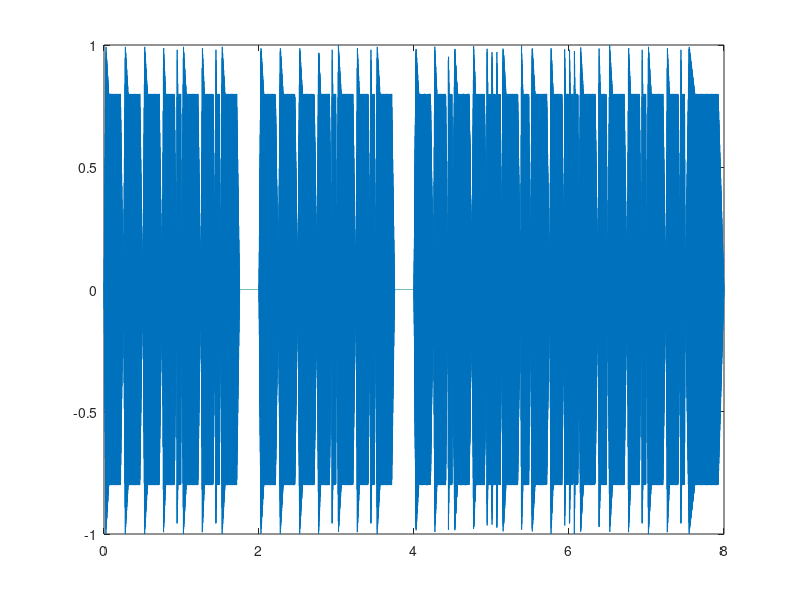

MATLAB code for this plot:
%   Benjamin Hoertnagl-Pereira
%   bhoertn1@jhu.edu
%   
%   Signals and Systems
%   Project 1
%       Part 2 - Melody Enrichment (Volume Variation)


%the set of notes
noteSet = {'A3', 'B3b', 'B3', 'C3', 'D3b', 'D3', 'E3b', 'E3', 'F3', 'G3b', 'G3', 'A4b',...
    'A4', 'B4b', 'B4', 'C4', 'D4b', 'D4', 'E4b', 'E4', 'F4', 'G4b', 'G4', 'A5b', '-'};

%the set of frequencies associated with the respective notes
freqSet = [220*2.^(0/12), 220*2.^(1/12), 220*2.^(2/12), 220*2.^(3/12), 220*2.^(4/12), 220*2.^(5/12), 220*2.^(6/12), 220*2.^(7/12), 220*2.^(8/12), 220*2.^(9/12), 220*2.^(10/12), 220*2.^(11/12),...
    220*2.^(12/12), 220*2.^(13/12), 220*2.^(14/12), 220*2.^(15/12), 220*2.^(16/12), 220*2.^(17/12), 220*2.^(18/12), 220*2.^(19/12), 220*2.^(20/12), 220*2.^(21/12), 220*2.^(22/12), 220*2.^(23/12), 0];    

%lookup table for frequencey of given note
noteFreq = containers.Map(noteSet, freqSet);

%sampling frequency
Fs = 8000;

%respective period of sampling
Ts = 1/Fs;


%loads the given .mat file
load melody3.mat;

%duration of a unit note length (default - 0.5)
noteLength = 0.25;



%total duration of piece in seconds
totalSec = 0;
for sec = score
    totalSec = totalSec + sec;
end 
totalSec = totalSec * noteLength;

%the signal array for melody, initializing
melody = zeros(1, Fs * totalSec);

i = 1;
timeMark = 1;
%iterate through each note
for n = notes
    char(n)
    dur = score(i);
    t = 0:Ts:dur * noteLength;
    dur
    
    freq = noteFreq(char(n));

    y = sin(freq*2*pi*t);
    
    %enrichment, ADSR
    a = linspace(0, 1, 0.1*dur * noteLength*Fs);
    d = linspace(1, 0.8, 0.15*dur * noteLength*Fs);
    
    %need to account for extra +1 sample,
    %round function to prevent error: size inputs must be integers
    %TODO: fix weird corner case for following durations
    if dur == 1.5 || dur == 0.75
        s = 0.8*ones(1, round(0.6*dur * noteLength*Fs) + 3);    
    else
        s = 0.8*ones(1, round(0.6*dur * noteLength*Fs) + 1);    
    end
    
    r = linspace(0.8, 0, 0.15*dur * noteLength*Fs);
    enrich = [a d s r];
    %
    
    melody(1, timeMark:timeMark + size(t, 2) - 1) = y.* enrich;

    
    %updates counter for index in score array
    i = i + 1;
    
    %updates the current time marker in melody
    timeMark = timeMark + (dur * noteLength) * Fs;
end

%soundsc(melody, Fs);
tTotal = 0:Ts:totalSec;
%plot(tTotal, melody(1, 1:1.5*Fs + 1));
plot(tTotal, melody);

audiowrite('test1.wav', melody, Fs);

soundsc(melody, Fs)
